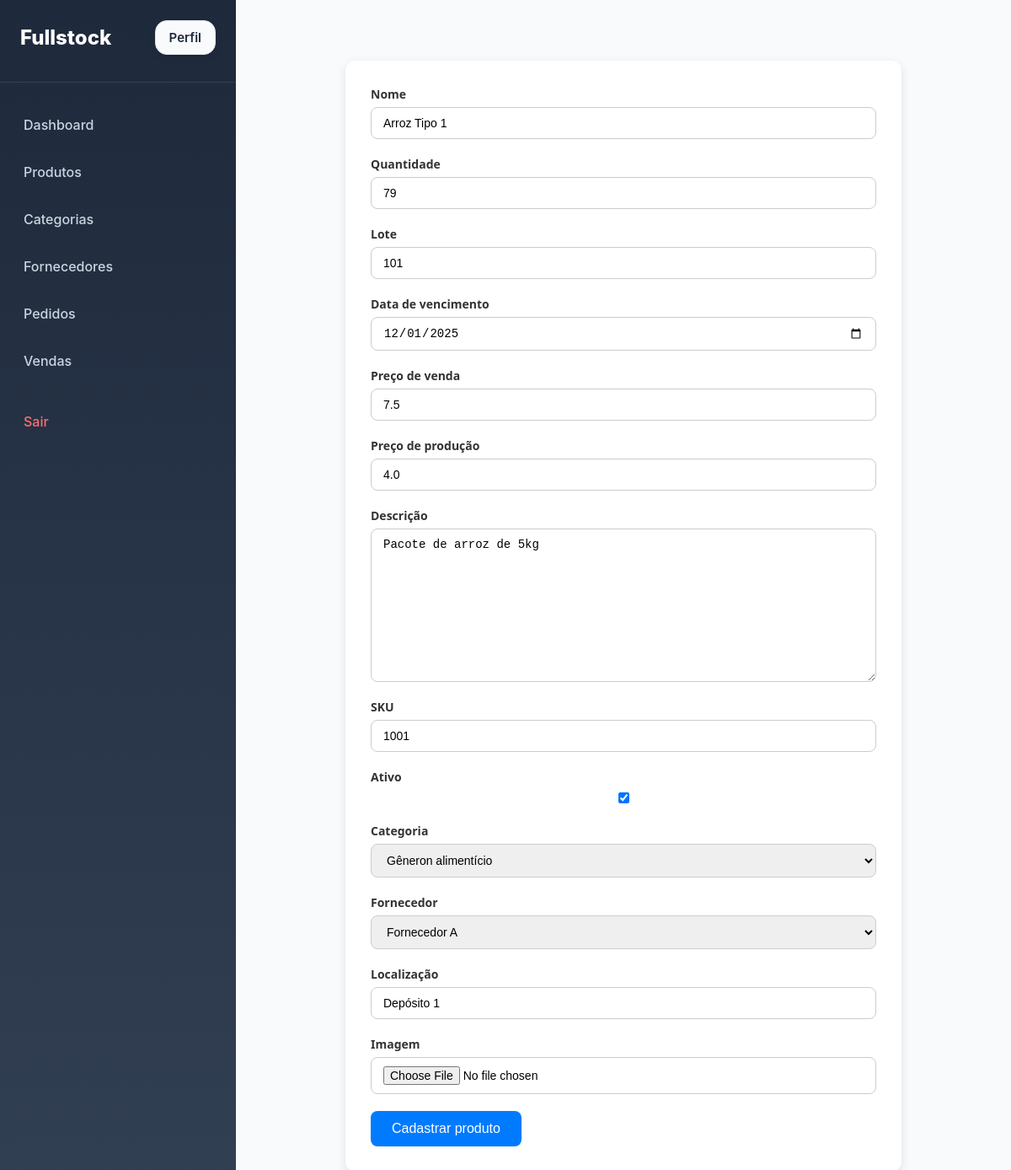
The app's page /updateProduct/1 (signed in) with its own data.
### stock/models.py (models this page shows, shortened)
class Product(models.Model):
    name = models.CharField(max_length=50)
    quantity = models.IntegerField()
    allotment = models.IntegerField()
    dueDate = models.DateField()
    salePrice = models.FloatField()
    productionPrice = models.FloatField()
    description = models.TextField()
    sku = models.IntegerField()
    active = models.BooleanField(default=True)
    category = models.ForeignKey(Category, on_delete=models.CASCADE)
    provider = models.ForeignKey(Provider, on_delete=models.CASCADE)
    local = models.CharField(max_length=30)
    image = models.ImageField(upload_to='products_image/', blank=True, null=True)

### stock/views.py (the view)
# urls.py: path('updateProduct/<int:pk>', views.ProductUpdateView.as_view(), name='updateProduct'),
@method_decorator(login_required, name='dispatch')
class ProductUpdateView(UpdateView):
    model = Product
    form_class = ProductForm
    template_name = 'stock/product-form.html'
    success_url = reverse_lazy('products')

### stock/models.py (called while the page is built)
    @property
    def is_admin(self):
        return self.is_staff or self.is_superuser or self.groups.filter(name="ADMIN").exists()

    def __str__(self):
        return self.name

    def __str__(self):
        return self.name

### stock/templates/stock/product-form.html (shortened to what this page needs)
{%extends 'base.html'%}
{% block main %}
<form method="post" enctype="multipart/form-data">
    {% for field in form %}
    <div class="form-group">
        <label for="{{ field.id_for_label }}">{{ field.label }}</label>
        {{ field }}
    </div>
    {% endfor %}
    <button type="submit" class="btn-primary">Cadastrar produto</button>
</form>
{%endblock%}

### static/css/main.css (style rules this page uses)
html, body { margin: 0; padding: 0; width: 100%; height: 100%; font-family: -apple-system, BlinkMacSystemFont, "Segoe UI", Roboto, Oxygen, Ubuntu, Cantarell, sans-serif; background: #f1f5f9; }
.btn-primary { background: #2563eb; color: white; padding: 10px 16px; border-radius: 8px; text-decoration: none; font-weight: 600; }
form { max-width: 600px; margin: 40px auto; padding: 30px; background-color: #ffffff; border-radius: 12px; box-shadow: 0 4px 12px rgba(0, 0, 0, 0.1); font-family: 'Segoe UI', Tahoma, Geneva, Verdana, sans-serif; }
.form-group { display: flex; flex-direction: column; margin-bottom: 20px; }
.form-group label { margin-bottom: 6px; font-weight: 600; color: #333333; font-size: 14px; }
.form-group input, .form-group select, .form-group textarea { padding: 10px 14px; border: 1px solid #ccc; border-radius: 8px; font-size: 14px; transition: border 0.3s, box-shadow 0.3s; }
.form-group textarea { min-height: 100px; resize: vertical; }
button.btn-primary { background-color: #007BFF; color: #fff; border: none; padding: 12px 25px; font-size: 16px; border-radius: 8px; cursor: pointer; transition: background-color 0.3s, transform 0.2s; }

### static/css/table-list.css (style rules this page uses)
.btn-primary { background-color: #0077cc; color: #fff; padding: 0.6rem 1.2rem; border-radius: 5px; text-decoration: none; font-weight: 500; transition: background-color 0.3s ease; }

### records on screen
Product: form "Arroz Tipo 1" "79" "101" "12/01/2025" "7.5" "4.0" "Pacote de arroz de 5kg" "1001" "☑" "Gêneron alimentício" "Fornecedor A" "Depósito 1"

### other values on screen
{{ field.label }} "Nome" "Quantidade" "Lote" "Data de vencimento" "Preço de venda" "Preço de produção" "Descrição" "SKU" "Ativo" "Categoria" "Fornecedor" "Localização" "Imagem"
